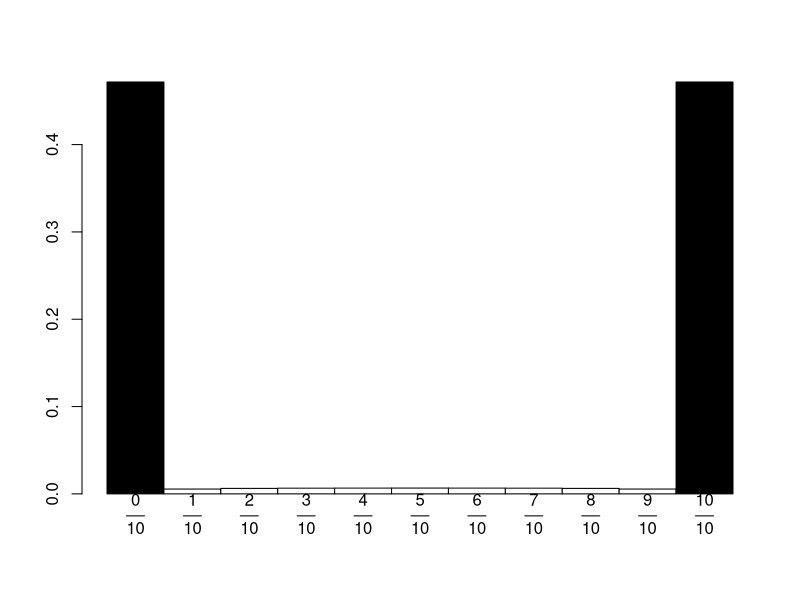

The R source for this figure:
# Recipe to generate genetic drift histogram. The procedure consists
# of tracking a fixed number of allelic states for a system with two
# alleles (say, a and A), where the variable x corresponds to the
# *probability* of being in a particular state.

library(expm) # Matrix exponential library

# Number of possible allelic states. Setting this too large results in
# a prohibitively large transition matrix
n <- 10

# The x vector traces the *probability* of samples/sequences in a
# given allelic state, where x[1]=probability of fixation for allele
# a, x[n+1]=probability of fixation for allele A, x[i]=i/n, i=2,...,
# n, probability of being in state i (i alleles of type a, n-i alleles
# of type A)
x <- vector(mode = "numeric", length = n + 1) # Init x to vector of 0's

# Start with state n_a = n_A; find the index corresponding to the
# state with number of a alleles = number of A alleles and set to 1
n_a <- ceiling(length(x) / 2)
x[n_a] <- 1

# States 1, n+1 are absorbing states (alleles are fixed)
class <- c("absorbing", rep("normal", n - 1), "absorbing")
class_col <- c("black", rep("white", n - 1), "black")

# Make transition matrix, where an entry p_ij states the probability
# of transitioning from a state (i, n-i) with i alleles of type a,
# (n-i) alleles of type A, to state (j, n-j)
transmat <- do.call("rbind", lapply(0:n, function(i) {
  dbinom(0:n, n, i / n)
}))

# Number of generations
t <- 30

# The distribution at any time point is given as the initial
# distribution x times the transition matrix to the power of t
data <- t(x %*% (transmat %^% t))

# Make labels corresponding to the fraction of a alleles
xlabels <- unlist(lapply(0:n, function(x) {
  sprintf("frac(%i, %i)", x, n)
}))
xl <- do.call(c, lapply(xlabels, function(l) {
  parse(text = l)
}))
# Plot the results
barplot(height = data, beside = TRUE, col = class_col, names.arg = xl)
